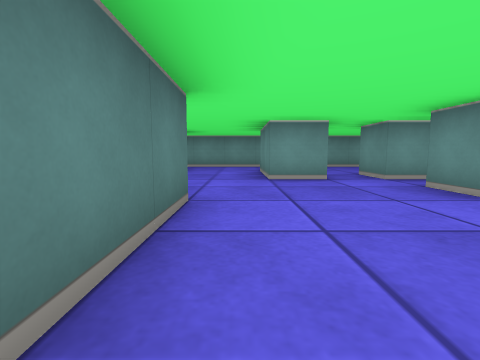
[1] (above)

19 first-person views from a walk through a cub3D ray-caster map. The camera is about half as high as the walls, tilts 6° down and sees 85° across. The floor is counted in squares. Each view is taken from the middle of a square. On the plan, view 1 faces up. The plan holds only what a view shows up to about 9 squares ahead; the rest is blank.

[2]
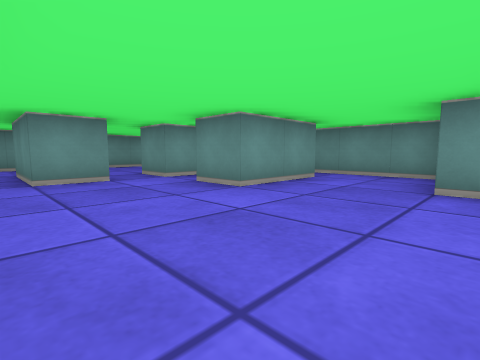

[3]
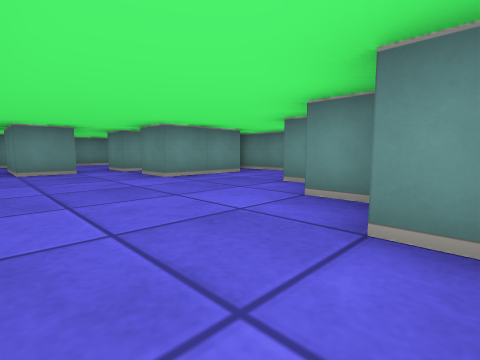

[4]
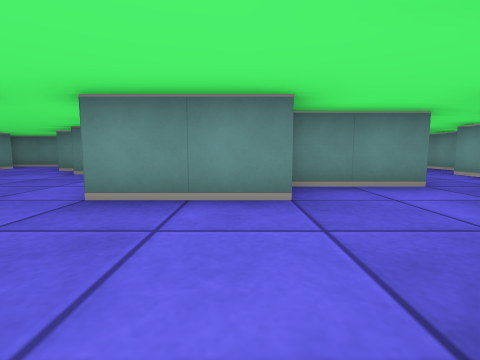

[5]
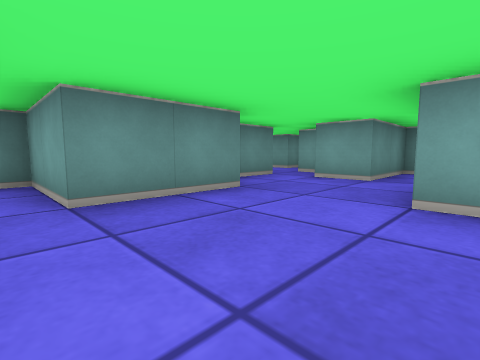

[6]
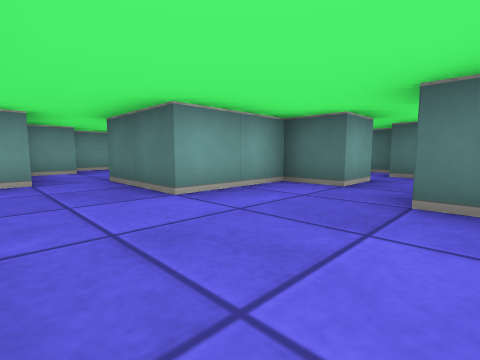

[7]
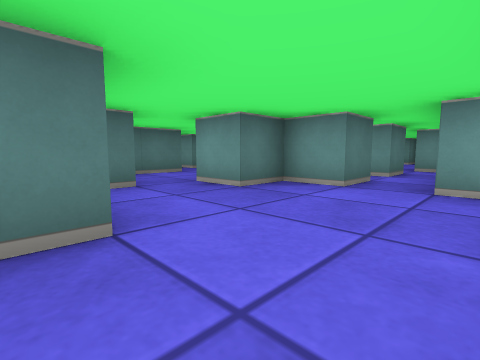

[8]
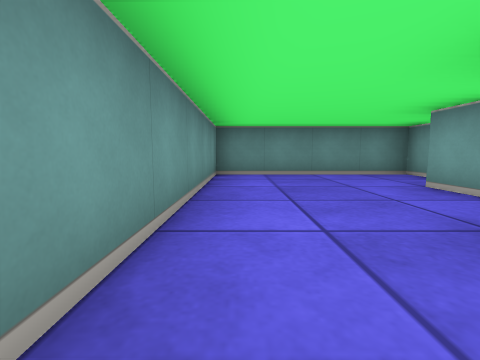

[9]
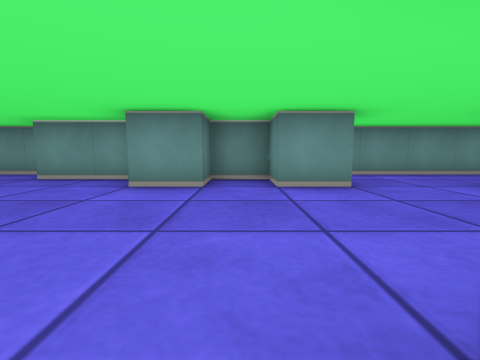

[10]
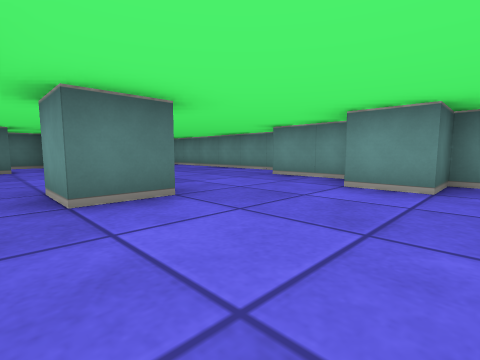

[11]
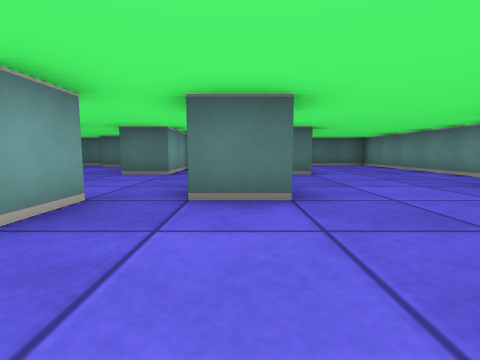

[12]
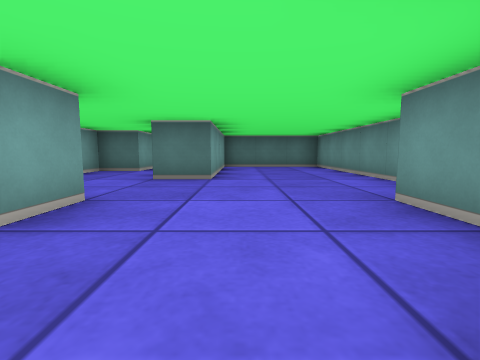

[13]
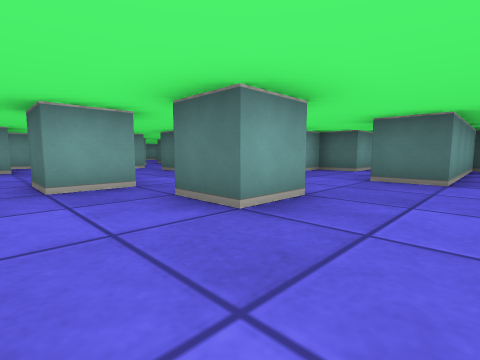

[14]
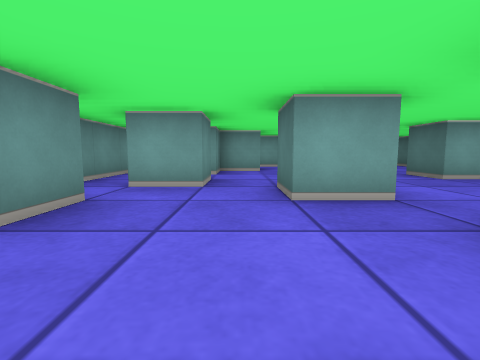

[15]
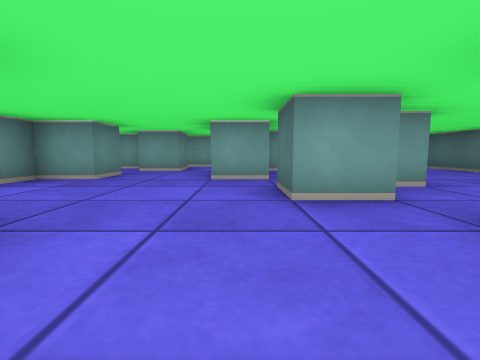

[16]
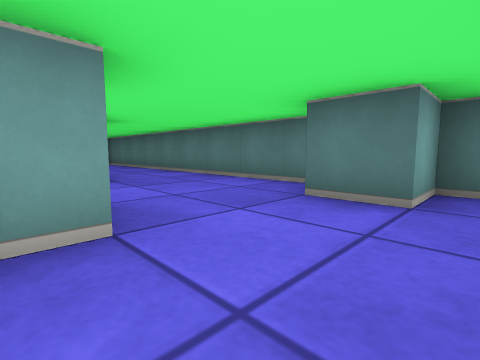

[17]
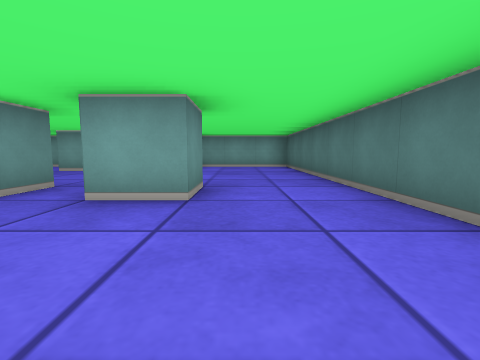

[18]
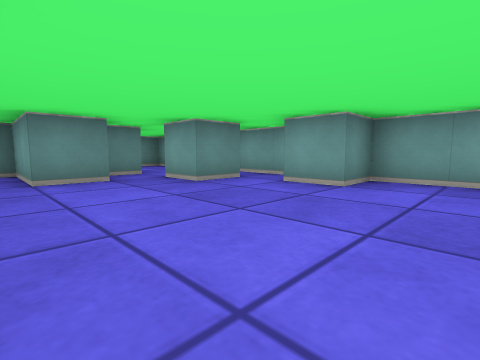

[19]
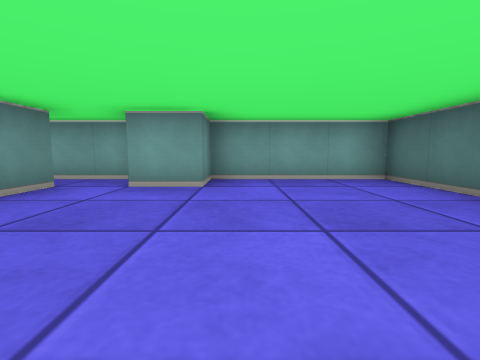

### Floor plan
Ten units are one square. View 1 is at (0, 0); x grows to the right and y downward. Boxes are objects, and circles mark ways between rooms. Rooms are numbered by the first view taken in them; rooms with no view inside come last. Other rooms are left out.
<svg viewBox="-130 -90 190 190">
<path fill="none" stroke="#000" d="M35 0 35 -5M16 -45 5 -45 5 -55M-5 -25 -5 -5M46 -25 25 -25 25 -35M32 -45 25 -45 25 -55M25 12 25 5M55 -8 55 -35M5 25 15 25M-5 46 -5 25 5 25M-15 65 -5 65M-55 35 -45 35 -45 45 -25 45 -25 65M-25 5 -25 15 -35 15 -35 25 -45 25 -45 15M5 66 5 46M15 25 15 15M0 75 5 75M-65 15 -65 35M-66 -45 -55 -45 -55 -35 -65 -35M-56 -25 -45 -25 -45 -15M-49 -75 -65 -75M-72 -85 -125 -85 -125 -55 -85 -55 -85 -45M-20 -25 -25 -25 -25 -35M-14 -65 -25 -65 -25 -75 -35 -75 -35 -65 -45 -65M-35 -5 -35 -15 -25 -15 -25 -5 -29 -5M-86 -5 -75 -5 -75 5M-115 -35 -105 -35 -105 -25 -85 -25 -85 -15M5 -55 5 -65M-125 -44 -125 -36M-45 15 -35 15 -35 5M-76 15 -65 15M-15 9 -15 -9M16 -85 -18 -85M-85 45 -85 36M-105 45 -105 35 -95 35 -95 41M-75 38 -75 42M-65 66 -65 55 -45 55M-55 45 -55 35M-75 85 -75 75 -65 75M-55 76 -55 68M-96 5 -90 5M-81 95 -25 95 -25 85 -15 85 -15 65M-75 5 -81 5M-125 10 -125 95 -95 95 -95 85 -85 85M-125 -5 -115 -5 -115 5M25 -55 35 -55M49 -45 55 -45 55 -85 16 -85"/>
<circle cx="0" cy="20" r="3" fill="#2a7"/>
<circle cx="0" cy="-45" r="3" fill="#2a7"/>
<circle cx="20" cy="-50" r="3" fill="#2a7"/>
<circle cx="-20" cy="10" r="3" fill="#2a7"/>
<circle cx="-55" cy="20" r="3" fill="#2a7"/>
<circle cx="-20" cy="70" r="3" fill="#2a7"/>
<circle cx="-60" cy="40" r="3" fill="#2a7"/>
<circle cx="-80" cy="10" r="3" fill="#2a7"/>
<circle cx="-90" cy="-10" r="3" fill="#2a7"/>
<circle cx="10" cy="-75" r="3" fill="#2a7"/>
<text x="20" y="-20">1</text>
<text x="-20" y="40">2</text>
<text x="-60" y="-50">3</text>
<text x="-90" y="50">4</text>
<text x="40" y="-70">5</text>
</svg>
Room 1 opens to room 2. Room 1 opens to room 3. Room 1 opens to room 5. Room 2 opens to room 3. Room 2 opens to room 4. Room 3 opens to room 4. Room 3 opens to room 5.

Where each view was taken, in squares from view 1:
view 1: 0 up, 0 right, facing up
view 2: 0 up, 0 right, facing up-right
view 3: 2 down, 0 right, facing up-right
view 4: 4 down, 3 left, facing right
view 5: 2 down, 3 left, facing down-right
view 6: 2 down, 1 left, facing down-left
view 7: 5 down, 1 left, facing up-left
view 8: 8 up, 0 right, facing right
view 9: 3 up, 3 left, facing up
view 10: 3 up, 3 left, facing up-left
view 11: 4 up, 3 left, facing left
view 12: 6 up, 4 left, facing left
view 13: 6 up, 4 left, facing down-left
view 14: 5 up, 4 left, facing down
view 15: 3 up, 7 left, facing down
view 16: 1 up, 9 left, facing down-left
view 17: 1 down, 11 left, facing down
view 18: 5 down, 11 left, facing down-right
view 19: 5 down, 10 left, facing down
